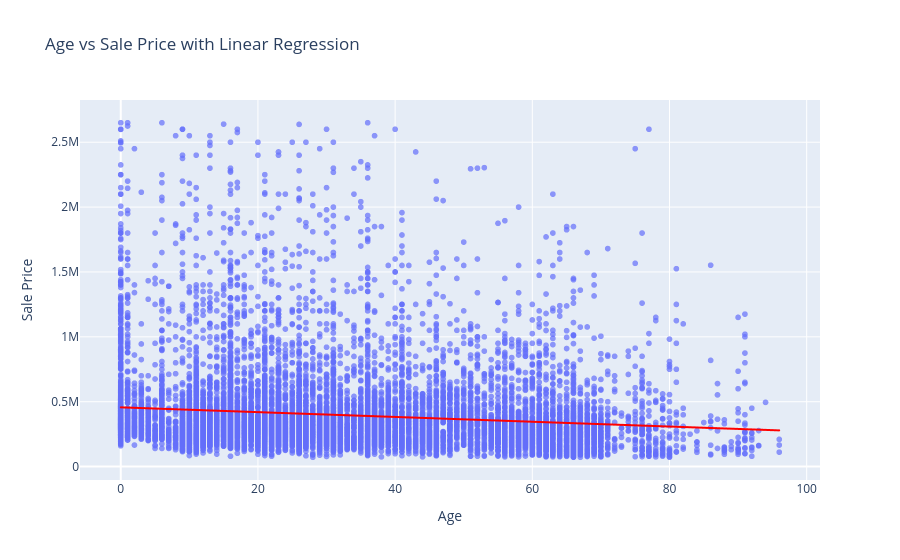

This figure's notebook cell:
### Code cell
#Age vs Sale price 
x = miami_data["age"]
y = miami_data["SALE_PRC"]
x = sm.add_constant(x)
model = sm.OLS(y, x).fit()
print(model.summary())

fig8 = px.scatter(
    miami_data,
    x="age",
    y="SALE_PRC",
    trendline="ols",
    trendline_color_override="red",
    title = "Age vs Sale Price with Linear Regression",
    labels = {
        "age": "Age",
        "SALE_PRC": "Sale Price"
    }, 
    hover_data=["age", "SALE_PRC"],
    opacity=0.7,
)
fig8.show()

#older the property, the lower the sale price tends to be

### Figure 1 — Plotly figure (JSON) as saved in the notebook; plotly's stock layout.template omitted (floating-point values rounded to 4 significant figures; data arrays with more than 128 entries replaced by an {"elided": "..."} marker saying what was removed)
{"data": [{"hovertemplate": "Age=%{x}<br>Sale Price=%{y}<extra></extra>", "legendgroup": "", "marker": {"color": "#636efa", "opacity": 0.7, "symbol": "circle"}, "mode": "markers", "name": "", "showlegend": false, "type": "scattergl", "x": {"elided": "13932 int values"}, "xaxis": "x", "y": {"elided": "13932 int values"}, "yaxis": "y"}, {"hovertemplate": "<b>OLS trendline</b><br>SALE_PRC = -1850.64 * age + 456700<br>R<sup>2</sup>=0.015229<br><br>Age=%{x}<br>Sale Price=%{y} <b>(trend)</b><extra></extra>", "legendgroup": "", "line": {"color": "red"}, "marker": {"color": "#636efa", "symbol": "circle"}, "mode": "lines", "name": "", "showlegend": false, "type": "scattergl", "x": {"elided": "13932 int values"}, "xaxis": "x", "y": {"elided": "13932 float values"}, "yaxis": "y"}], "layout": {"legend": {"tracegroupgap": 0}, "title": {"text": "Age vs Sale Price with Linear Regression"}, "xaxis": {"anchor": "y", "domain": [0, 1], "title": {"text": "Age"}}, "yaxis": {"anchor": "x", "domain": [0, 1], "title": {"text": "Sale Price"}}}}
